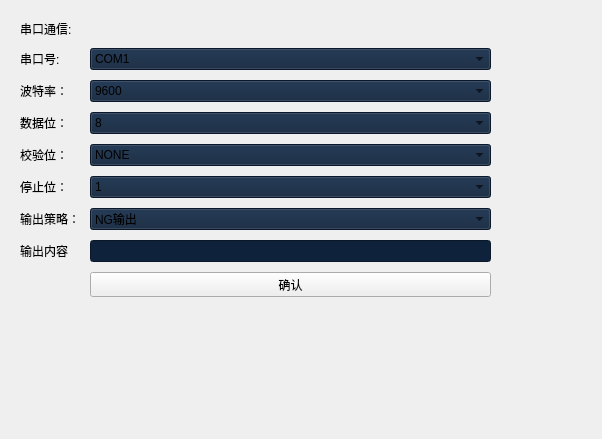
<?xml version="1.0" encoding="UTF-8"?>
<ui version="4.0">
 <class>Outview</class>
 <widget class="QWidget" name="Outview">
  <property name="geometry">
   <rect>
    <x>0</x>
    <y>0</y>
    <width>602</width>
    <height>439</height>
   </rect>
  </property>
  <property name="windowTitle">
   <string>Form</string>
  </property>
  <widget class="QWidget" name="formLayoutWidget">
   <property name="geometry">
    <rect>
     <x>0</x>
     <y>0</y>
     <width>511</width>
     <height>317</height>
    </rect>
   </property>
   <layout class="QFormLayout" name="formLayout">
    <property name="horizontalSpacing">
     <number>10</number>
    </property>
    <property name="verticalSpacing">
     <number>10</number>
    </property>
    <property name="leftMargin">
     <number>20</number>
    </property>
    <property name="topMargin">
     <number>20</number>
    </property>
    <property name="rightMargin">
     <number>20</number>
    </property>
    <property name="bottomMargin">
     <number>20</number>
    </property>
    <item row="0" column="0">
     <widget class="QLabel" name="disabledLabel">
      <property name="text">
       <string>串口通信:</string>
      </property>
     </widget>
    </item>
    <item row="1" column="0">
     <widget class="QLabel" name="labelPositionLabel_3">
      <property name="text">
       <string>串口号:</string>
      </property>
     </widget>
    </item>
    <item row="1" column="1">
     <widget class="QComboBox" name="comboBox_3">
      <property name="styleSheet">
       <string notr="true">background-color: rgb(14, 34, 59);
border-color: rgb(0, 105, 176);</string>
      </property>
      <item>
       <property name="text">
        <string>COM1</string>
       </property>
      </item>
     </widget>
    </item>
    <item row="2" column="0">
     <widget class="QLabel" name="labelTextLabel_2">
      <property name="text">
       <string>波特率：</string>
      </property>
     </widget>
    </item>
    <item row="2" column="1">
     <widget class="QComboBox" name="comboBox_4">
      <property name="styleSheet">
       <string notr="true">background-color: rgb(14, 34, 59);
border-color: rgb(0, 105, 176);</string>
      </property>
      <item>
       <property name="text">
        <string>9600</string>
       </property>
      </item>
     </widget>
    </item>
    <item row="3" column="0">
     <widget class="QLabel" name="useThemeColorsLabel_3">
      <property name="text">
       <string>数据位：</string>
      </property>
     </widget>
    </item>
    <item row="3" column="1">
     <widget class="QComboBox" name="comboBox_5">
      <property name="styleSheet">
       <string notr="true">background-color: rgb(14, 34, 59);
border-color: rgb(0, 105, 176);</string>
      </property>
      <item>
       <property name="text">
        <string>8</string>
       </property>
      </item>
     </widget>
    </item>
    <item row="4" column="0">
     <widget class="QLabel" name="label">
      <property name="text">
       <string>校验位：</string>
      </property>
     </widget>
    </item>
    <item row="4" column="1">
     <widget class="QComboBox" name="comboBox_6">
      <property name="styleSheet">
       <string notr="true">background-color: rgb(14, 34, 59);
border-color: rgb(0, 105, 176);</string>
      </property>
      <item>
       <property name="text">
        <string>NONE</string>
       </property>
      </item>
     </widget>
    </item>
    <item row="5" column="0">
     <widget class="QLabel" name="label_2">
      <property name="text">
       <string>停止位：</string>
      </property>
     </widget>
    </item>
    <item row="5" column="1">
     <widget class="QComboBox" name="comboBox">
      <property name="styleSheet">
       <string notr="true">background-color: rgb(14, 34, 59);
border-color: rgb(0, 105, 176);</string>
      </property>
      <item>
       <property name="text">
        <string>1</string>
       </property>
      </item>
     </widget>
    </item>
    <item row="6" column="0">
     <widget class="QLabel" name="label_3">
      <property name="text">
       <string>输出策略：</string>
      </property>
     </widget>
    </item>
    <item row="6" column="1">
     <widget class="QComboBox" name="comboBox_2">
      <property name="styleSheet">
       <string notr="true">background-color: rgb(14, 34, 59);
border-color: rgb(0, 105, 176);</string>
      </property>
      <item>
       <property name="text">
        <string>NG输出</string>
       </property>
      </item>
     </widget>
    </item>
    <item row="7" column="0">
     <widget class="QLabel" name="label_4">
      <property name="text">
       <string>输出内容</string>
      </property>
     </widget>
    </item>
    <item row="7" column="1">
     <widget class="QLineEdit" name="lineEdit">
      <property name="styleSheet">
       <string notr="true">background-color: rgb(14, 34, 59);
border-color: rgb(0, 105, 176);</string>
      </property>
     </widget>
    </item>
    <item row="8" column="1">
     <widget class="QPushButton" name="pushButton">
      <property name="text">
       <string>确认</string>
      </property>
     </widget>
    </item>
   </layout>
  </widget>
 </widget>
 <resources/>
 <connections/>
</ui>
